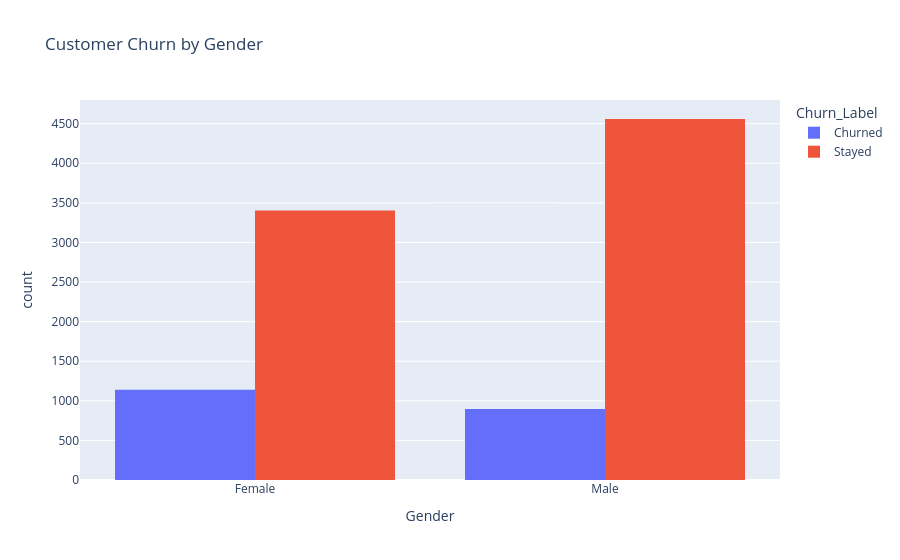

The notebook cell saved with this chart:
### Code cell
df.groupby(['Exited', 'Gender'])['Balance'].mean() ## The average balance of customers who have churned is higher than that of customers who have not churned, suggesting that customers with higher balances may be more likely to churn. 
                                                   ## Additionally, the average balance for male customers who have churned is higher than that for female customers who have churned.

df1 = df.copy() ## create a copy of the original dataframe to perform EDA without modifying the original data
df1["Churn_Label"] = df1["Exited"].map({0: "Stayed", 1: "Churned"})

fig = px.histogram(
    df1,
    x="Gender",
    color="Churn_Label",
    barmode="group",
    title="Customer Churn by Gender"
)

fig.show()

### Figure 1 — Plotly figure (JSON) as saved in the notebook; plotly's stock layout.template omitted (floating-point values rounded to 4 significant figures; data arrays with more than 128 entries replaced by an {"elided": "..."} marker saying what was removed)
{"data": [{"alignmentgroup": "True", "bingroup": "x", "hovertemplate": "Churn_Label=Churned<br>Gender=%{x}<br>count=%{y}<extra></extra>", "legendgroup": "Churned", "marker": {"color": "#636efa", "pattern": {"shape": ""}}, "name": "Churned", "offsetgroup": "Churned", "orientation": "v", "showlegend": true, "type": "histogram", "x": {"elided": "2037 str values"}, "xaxis": "x", "yaxis": "y"}, {"alignmentgroup": "True", "bingroup": "x", "hovertemplate": "Churn_Label=Stayed<br>Gender=%{x}<br>count=%{y}<extra></extra>", "legendgroup": "Stayed", "marker": {"color": "#EF553B", "pattern": {"shape": ""}}, "name": "Stayed", "offsetgroup": "Stayed", "orientation": "v", "showlegend": true, "type": "histogram", "x": {"elided": "7963 str values"}, "xaxis": "x", "yaxis": "y"}], "layout": {"barmode": "group", "legend": {"title": {"text": "Churn_Label"}, "tracegroupgap": 0}, "title": {"text": "Customer Churn by Gender"}, "xaxis": {"anchor": "y", "domain": [0, 1], "title": {"text": "Gender"}}, "yaxis": {"anchor": "x", "domain": [0, 1], "title": {"text": "count"}}}}
